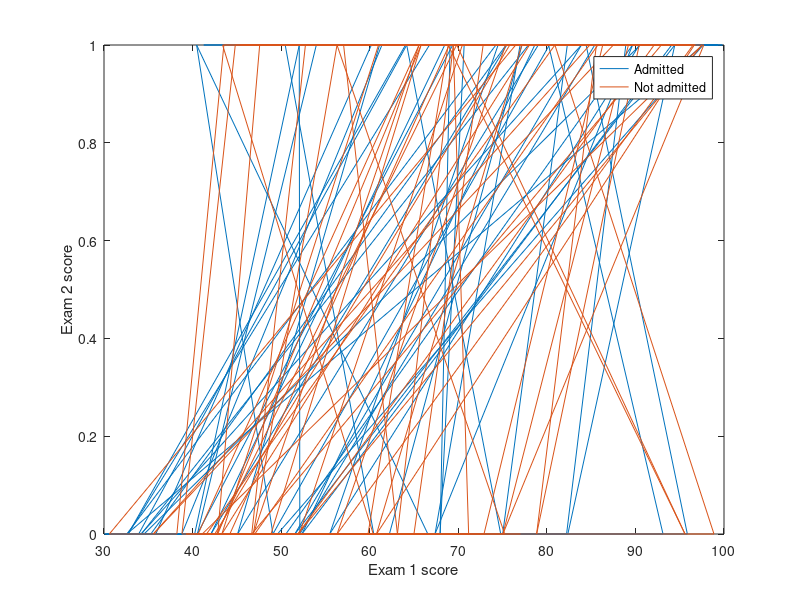

Here is the MATLAB script that generated this plot: (Note: this script raises an error after producing the figure.)
%% Initialization
clear ; close all; clc

%% Load Data
%  The first two columns contains the exam scores and the third column
%  contains the label.

data = load('hw2_data1.txt');
X = data(:, [1, 2]); y = data(:, 3);

%% ==================== Part 1: Plotting ====================
%  We start the exercise by first plotting the data to understand the 
%  the problem we are working with.

fprintf(['Plotting data with + indicating (y = 1) examples and o ' ...
         'indicating (y = 0) examples.\n']);

plot(X, y);

% Put some labels 
hold on;
% Labels and Legend
xlabel('Exam 1 score')
ylabel('Exam 2 score')

% Specified in plot order
legend('Admitted', 'Not admitted')
hold off;

fprintf('\nProgram paused. Press enter to continue.\n');
pause;


%% ============ Part 2: Compute Cost and Gradient ============
%  In this part of the exercise, you will implement the cost and gradient
%  for logistic regression. You neeed to complete the code in 
%  costFunction.m

%  Setup the data matrix appropriately, and add ones for the intercept term
[m, n] = size(X);

% Add intercept term to x and X_test
X = [ones(m, 1) X];

% Initialize fitting parameters
initial_theta = zeros(n + 1, 1);

% Compute and display initial cost and gradient
[cost, grad] = costFunction(initial_theta, X, y);

fprintf('Cost at initial theta (zeros): %f\n', cost);
fprintf('Gradient at initial theta (zeros): \n');
fprintf(' %f \n', grad);

fprintf('\nProgram paused. Press enter to continue.\n');
pause;


%% ============= Part 3: Optimizing using fminunc  =============
%  In this exercise, you will use a built-in function (fminunc) to find the
%  optimal parameters theta.

%  Set options for fminunc
options = optimset('GradObj', 'on', 'MaxIter', 400);

%  Run fminunc to obtain the optimal theta
%  This function will return theta and the cost 
[theta, cost] = ...
	fminunc(@(t)(costFunction(t, X, y)), initial_theta, options);

% Print theta to screen
fprintf('Cost at theta found by fminunc: %f\n', cost);
fprintf('theta: \n');
fprintf(' %f \n', theta);

% Plot Boundary
plotDecisionBoundary(theta, X, y);

% Put some labels 
hold on;
% Labels and Legend
xlabel('Exam 1 score')
ylabel('Exam 2 score')

% Specified in plot order
legend('Admitted', 'Not admitted')
hold off;

fprintf('\nProgram paused. Press enter to continue.\n');
pause;

%% ============== Part 4: Predict and Accuracies ==============
%  After learning the parameters, you'll like to use it to predict the outcomes
%  on unseen data. In this part, you will use the logistic regression model
%  to predict the probability that a student with score 20 on exam 1 and 
%  score 80 on exam 2 will be admitted.
%
%  Furthermore, you will compute the training and test set accuracies of 
%  our model.
%
%  Your task is to complete the code in predict.m

%  Predict probability for a student with score 45 on exam 1 
%  and score 85 on exam 2 

prob = sigmoid([1 45 85] * theta);
fprintf(['For a student with scores 45 and 85, we predict an admission ' ...
         'probability of %f\n\n'], prob);

% Compute accuracy on our training set
p = predict(theta, X);

fprintf('Train Accuracy: %f\n', mean(double(p == y)) * 100);

fprintf('\nProgram paused. Press enter to continue.\n');
pause;